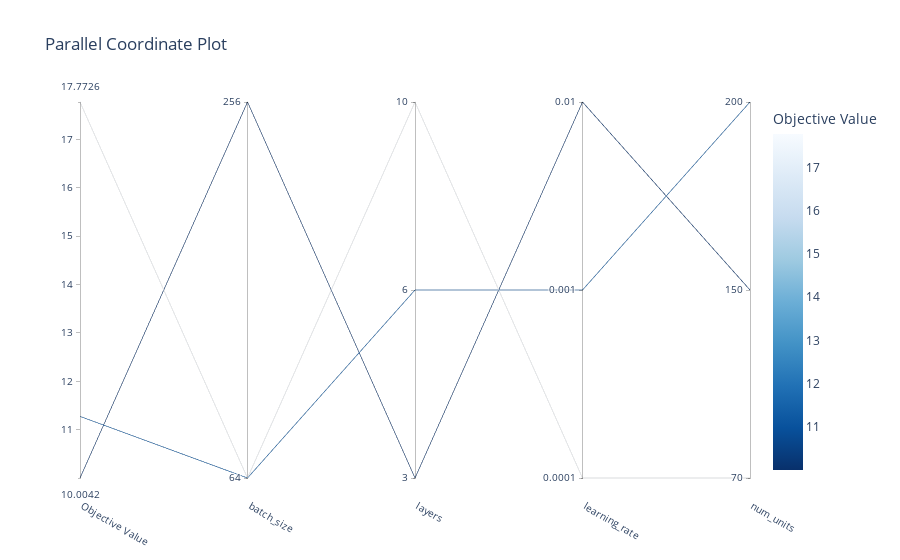

The notebook cell saved with this chart:
### Code cell
fig = optuna.visualization.plot_parallel_coordinate(study,params=['learning_rate','layers','num_units','batch_size'])
fig.show()

### Figure 1 — Plotly figure (JSON) as saved in the notebook; plotly's stock layout.template omitted (floating-point values rounded to 4 significant figures)
{"data": [{"dimensions": [{"label": "Objective Value", "range": [10.0, 17.77], "values": [11.28, 17.77, 10.0]}, {"label": "batch_size", "range": [0, 1], "ticktext": [64, 256], "tickvals": [0, 1], "values": [0, 0, 1]}, {"label": "layers", "range": [0, 2], "ticktext": [3, 6, 10], "tickvals": [0, 1, 2], "values": [1, 2, 0]}, {"label": "learning_rate", "range": [0, 2], "ticktext": [0.0001, 0.001, 0.01], "tickvals": [0, 1, 2], "values": [1, 0, 2]}, {"label": "num_units", "range": [0, 2], "ticktext": [70, 150, 200], "tickvals": [0, 1, 2], "values": [2, 0, 1]}], "labelangle": 30, "labelside": "bottom", "line": {"color": [11.28, 17.77, 10.0], "colorbar": {"title": {"text": "Objective Value"}}, "colorscale": [[0, "rgb(247,251,255)"], [0.125, "rgb(222,235,247)"], [0.25, "rgb(198,219,239)"], [0.375, "rgb(158,202,225)"], [0.5, "rgb(107,174,214)"], [0.625, "rgb(66,146,198)"], [0.75, "rgb(33,113,181)"], [0.875, "rgb(8,81,156)"], [1, "rgb(8,48,107)"]], "reversescale": true, "showscale": true}, "type": "parcoords"}], "layout": {"title": {"text": "Parallel Coordinate Plot"}}}
